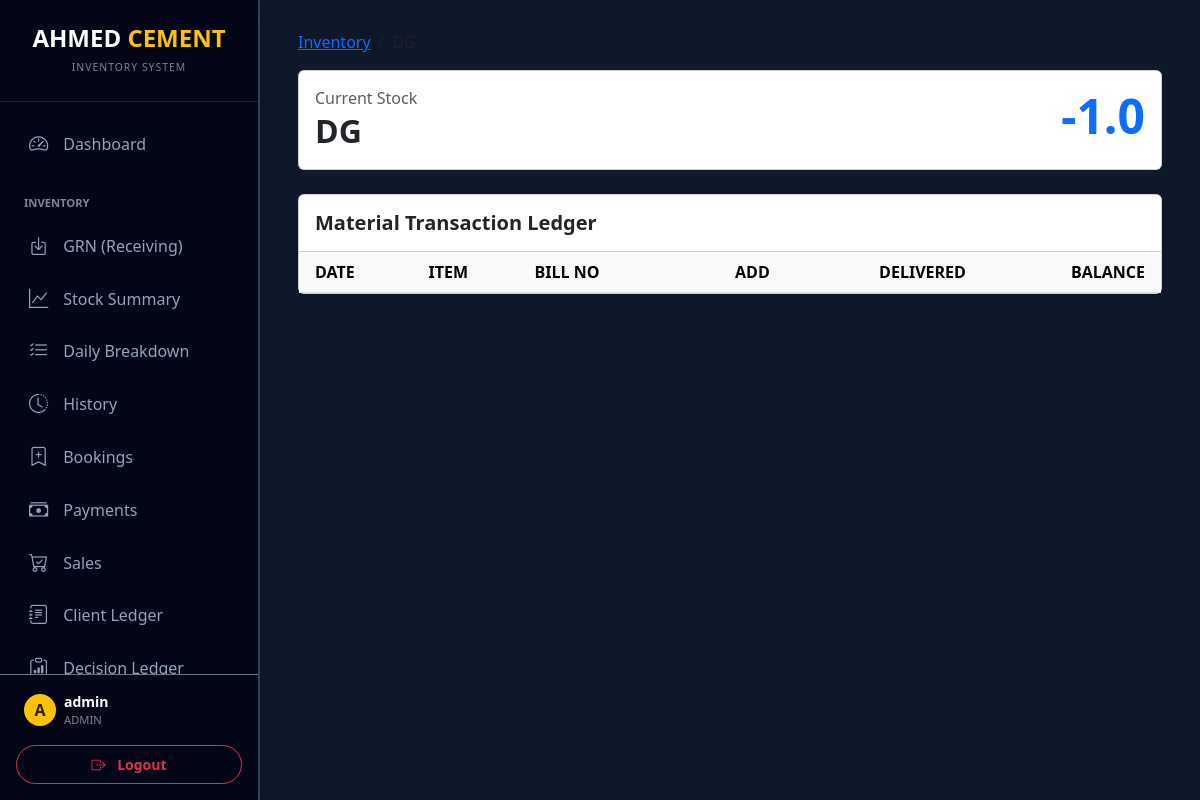
The page /material_ledger/1 (signed in) on the database as committed earlier.
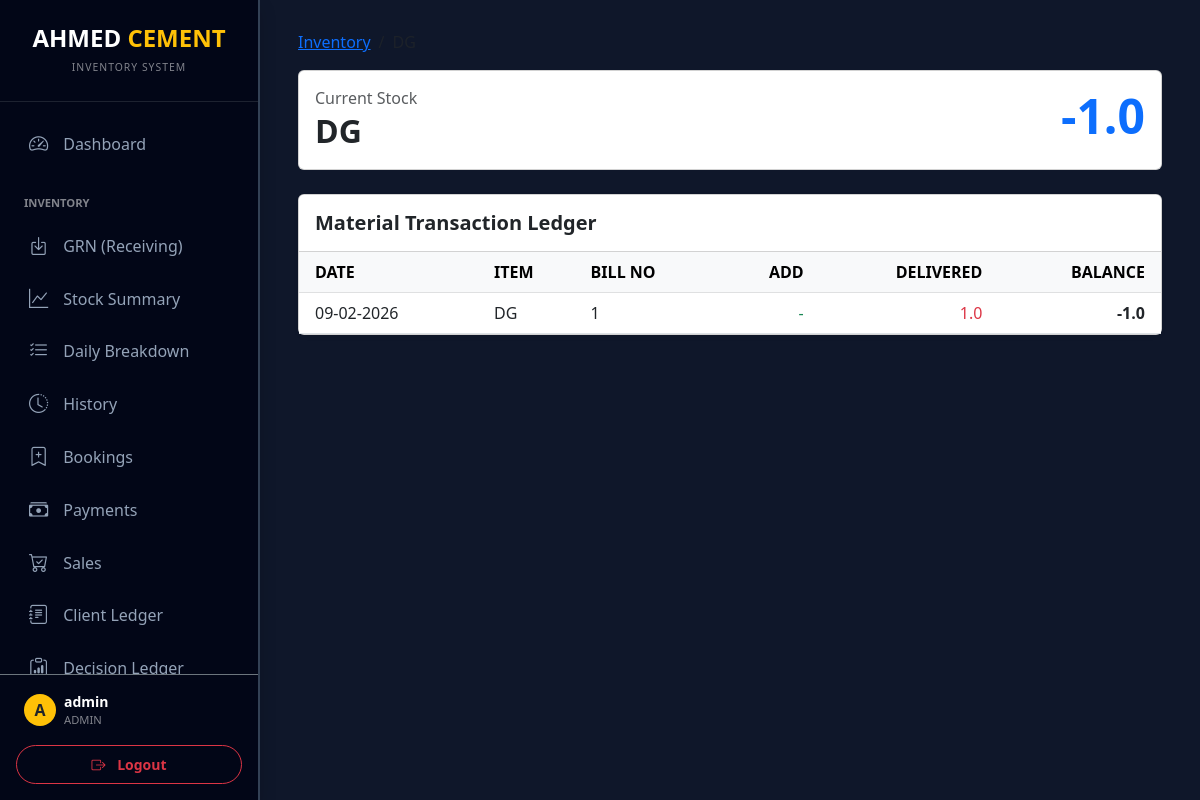
The same page on the database as committed later.
### models.py (models this page shows)
class Entry(db.Model):
    id = db.Column(db.Integer, primary_key=True)
    date = db.Column(db.String(20))
    time = db.Column(db.String(20))
    type = db.Column(db.String(10))  # 'IN' or 'OUT'
    material = db.Column(db.String(100))
    client = db.Column(db.String(100))
    client_code = db.Column(db.String(50))
    client_category = db.Column(db.String(50))
    qty = db.Column(db.Float, default=0)
    bill_no = db.Column(db.String(50))
    auto_bill_no = db.Column(db.String(50))
    nimbus_no = db.Column(db.String(50))
    invoice_id = db.Column(db.Integer, db.ForeignKey('invoice.id'), nullable=True)
    created_by = db.Column(db.String(80))
    created_at = db.Column(db.DateTime, default=datetime.now)
    is_void = db.Column(db.Boolean, default=False)

### main.py (the view)
@app.route('/material_ledger/<int:mat_id>')
@login_required
def material_ledger_page(mat_id):
    material = Material.query.get_or_404(mat_id)
    entries = Entry.query.filter_by(material=material.name, is_void=False).all()
    def parse_entry_datetime(e):
        d_str = e.date or ""
        t_str = e.time or "00:00:00"
        try:
            return datetime.strptime(f"{d_str} {t_str}", '%Y-%m-%d %H:%M:%S')
        except ValueError:
            pass
        try:
            return datetime.strptime(f"{d_str} {t_str}", '%d-%m-%Y %H:%M:%S')
        except ValueError:
            pass
        return datetime.min
    entries.sort(key=lambda x: (parse_entry_datetime(x), x.id))
    history = []
    running_balance = 0
    for e in entries:
        qty_add = e.qty if e.type == 'IN' else 0
        qty_delivered = e.qty if e.type == 'OUT' else 0
        running_balance += (qty_add - qty_delivered)
        date_display = e.date
        try:
            dt = datetime.strptime(e.date, '%Y-%m-%d')
            date_display = dt.strftime('%d-%m-%Y')
        except (ValueError, TypeError):
            pass
        history.append({
            'date': date_display,
            'item': e.material,
            'bill_no': e.bill_no or e.auto_bill_no or '',
            'add': qty_add,
            'delivered': qty_delivered,
            'balance': running_balance
        })
    return render_template('material_ledger.html',
                           material=material,
                           history=history)

### main.py (called while the page is built)
@login_manager.user_loader
def load_user(user_id):
    return db.session.get(User, int(user_id))

### templates/material_ledger.html
{% extends "layout.html" %}
{% block content %}
<nav aria-label="breadcrumb">
  <ol class="breadcrumb">
    <li class="breadcrumb-item"><a href="/materials">Inventory</a></li>
    <li class="breadcrumb-item active">{{ material.name }}</li>
  </ol>
</nav>
<div class="card mb-4">
    <div class="card-body">
        <div class="row align-items-center">
            <div class="col">
                <h6 class="text-muted mb-1">Current Stock</h6>
                <h2 class="mb-0 fw-bold">{{ material.name }}</h2>
            </div>
            <div class="col text-end">
                <h1 class="display-5 fw-bold text-primary">{{ material.total }}</h1>
            </div>
        </div>
    </div>
</div>
<div class="card shadow-sm">
    <div class="card-header bg-white py-3">
        <h5 class="mb-0 fw-bold">Material Transaction Ledger</h5>
    </div>
    <div class="card-body p-0">
        <div class="table-responsive">
            <table class="table table-hover mb-0">
                <thead class="table-light">
                    <tr>
                        <th class="ps-3">DATE</th>
                        <th>ITEM</th>
                        <th>BILL NO</th>
                        <th class="text-end">ADD</th>
                        <th class="text-end">DELIVERED</th>
                        <th class="text-end pe-3">BALANCE</th>
                    </tr>
                </thead>
                <tbody>
                    {% for item in history %}
                    <tr>
                        <td class="ps-3">{{ item.date }}</td>
                        <td>{{ item.item }}</td>
                        <td>{{ item.bill_no }}</td>
                        <td class="text-end text-success">{{ item.add if item.add > 0 else "-" }}</td>
                        <td class="text-end text-danger">{{ item.delivered if item.delivered > 0 else "-" }}</td>
                        <td class="text-end pe-3 fw-bold">{{ item.balance }}</td>
                    </tr>
                    {% endfor %}
                </tbody>
            </table>
        </div>
    </div>
</div>
{% endblock %}

Rows that differ between the two databases and show on the page:
added Entry: date "09-02-2026", item "DG", bill_no "1", add "-", qty "1.0", balance "-1.0"
